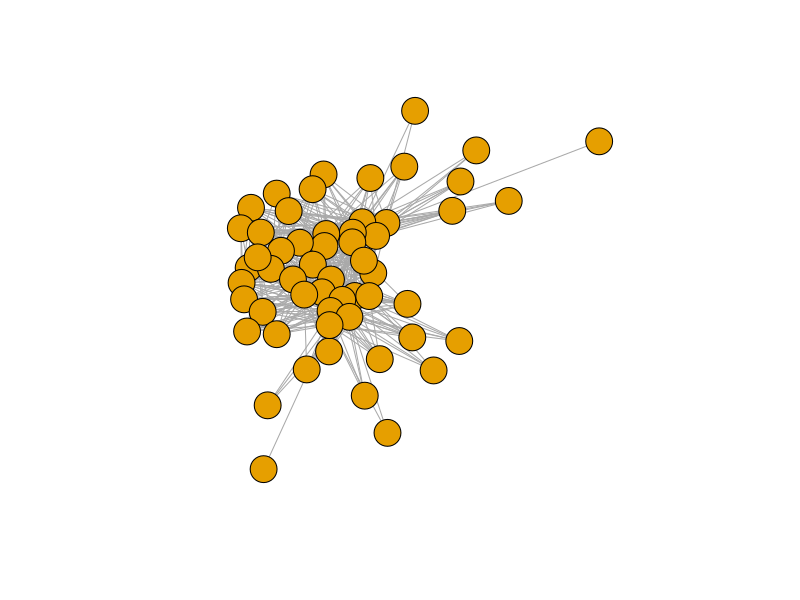
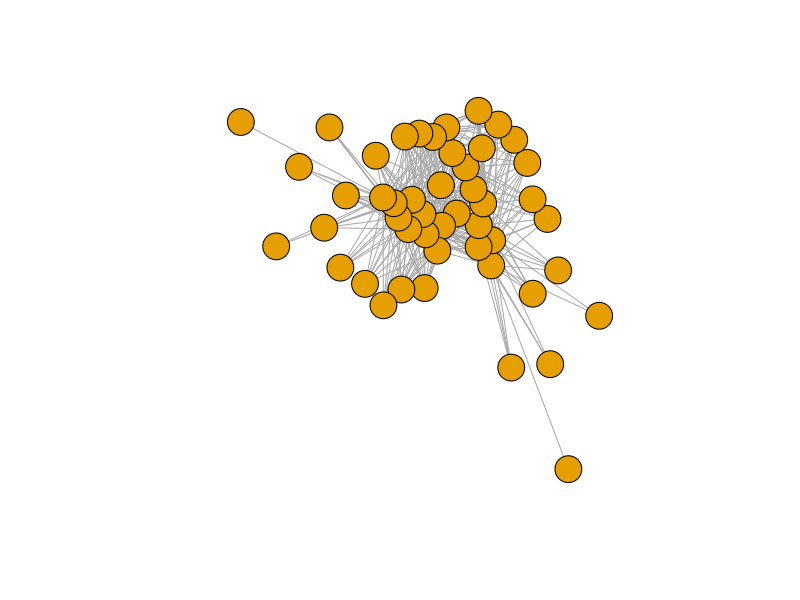

Write R code to recreate these figures, in order.
## ---- chunk 1
knitr::opts_chunk$set(echo = TRUE)
library(tidyverse) # to enable tidying of data
library(reshape2) # to use with melt function to convert matrix to objects igraph can plot
library(igraph) # to make an igraph object ie. network visualization of matrix values. 

# more libraries etc
## ---- chunk 2
knitr::opts_chunk$set(echo = TRUE)
# read in data for avian predator
v <- read.csv("vipers.csv")

# read in data for predator touch 
v <- read.csv("vipers_hook.csv")

## Please Note: you must ensure that your row names and column names are unique in your dataframes
## ---- chunk 3
b <- read_csv("blacktreatments_heads2020f.csv", col_names=TRUE)
b <- select(b, -names)
head(b)
b <- as.matrix(b)
b[lower.tri(b, diag=TRUE)] <- NA
r <- setNames(melt(b), c('ind1', 'ind2', 'values'))
head(r)
r <- filter(r, !is.na(values))
summary(r)

p <- graph_from_data_frame(r, directed = FALSE, vertices = NULL)

plot(p, vertex.label = NA)

d <- read_csv("tactiletreatments_heads2020f.csv", col_names=TRUE)
d <- select(d, -names)
head(d)
d <- as.matrix(d)
d[lower.tri(d, diag=TRUE)] <- NA
r1 <- setNames(melt(d), c('ind1', 'ind2', 'values'))
head(r)
r1 <- filter(r1, !is.na(values))
summary(r1)

p1 <- graph_from_data_frame(r1, directed = FALSE, vertices = NULL)

plot(p1, vertex.label = NA)
